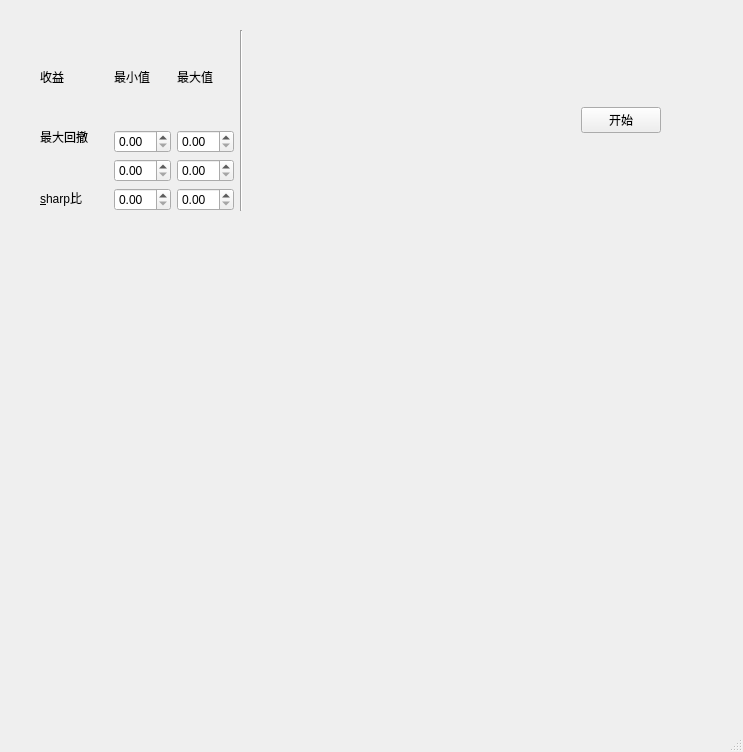
<?xml version="1.0" encoding="UTF-8"?>
<ui version="4.0">
 <class>MainWindow</class>
 <widget class="QMainWindow" name="MainWindow">
  <property name="geometry">
   <rect>
    <x>0</x>
    <y>0</y>
    <width>743</width>
    <height>752</height>
   </rect>
  </property>
  <property name="windowTitle">
   <string>MainWindow</string>
  </property>
  <widget class="QWidget" name="centralwidget">
   <widget class="QWidget" name="">
    <property name="geometry">
     <rect>
      <x>40</x>
      <y>30</y>
      <width>621</width>
      <height>181</height>
     </rect>
    </property>
    <layout class="QHBoxLayout" name="horizontalLayout">
     <item>
      <layout class="QVBoxLayout" name="verticalLayout">
       <item>
        <widget class="QLabel" name="label_6">
         <property name="sizePolicy">
          <sizepolicy hsizetype="Preferred" vsizetype="Preferred">
           <horstretch>0</horstretch>
           <verstretch>1</verstretch>
          </sizepolicy>
         </property>
         <property name="text">
          <string/>
         </property>
        </widget>
       </item>
       <item>
        <widget class="QLabel" name="label">
         <property name="sizePolicy">
          <sizepolicy hsizetype="Preferred" vsizetype="Preferred">
           <horstretch>0</horstretch>
           <verstretch>1</verstretch>
          </sizepolicy>
         </property>
         <property name="text">
          <string>收益</string>
         </property>
        </widget>
       </item>
       <item>
        <widget class="QLabel" name="label_2">
         <property name="sizePolicy">
          <sizepolicy hsizetype="Preferred" vsizetype="Preferred">
           <horstretch>0</horstretch>
           <verstretch>3</verstretch>
          </sizepolicy>
         </property>
         <property name="text">
          <string>最大回撤</string>
         </property>
        </widget>
       </item>
       <item>
        <widget class="QLabel" name="label_3">
         <property name="sizePolicy">
          <sizepolicy hsizetype="Preferred" vsizetype="Preferred">
           <horstretch>0</horstretch>
           <verstretch>1</verstretch>
          </sizepolicy>
         </property>
         <property name="text">
          <string>&amp;sharp比</string>
         </property>
         <property name="buddy">
          <cstring>doubleSpinBox_sharp_min</cstring>
         </property>
        </widget>
       </item>
      </layout>
     </item>
     <item>
      <spacer name="verticalSpacer">
       <property name="orientation">
        <enum>Qt::Vertical</enum>
       </property>
       <property name="sizeHint" stdset="0">
        <size>
         <width>20</width>
         <height>40</height>
        </size>
       </property>
      </spacer>
     </item>
     <item>
      <layout class="QGridLayout" name="gridLayout">
       <item row="0" column="0">
        <widget class="QLabel" name="label_5">
         <property name="text">
          <string>最小值</string>
         </property>
        </widget>
       </item>
       <item row="0" column="1">
        <widget class="QLabel" name="label_4">
         <property name="text">
          <string>最大值</string>
         </property>
        </widget>
       </item>
       <item row="1" column="0">
        <widget class="QDoubleSpinBox" name="doubleSpinBox_returns_min"/>
       </item>
       <item row="1" column="1">
        <widget class="QDoubleSpinBox" name="doubleSpinBox_returns_max"/>
       </item>
       <item row="2" column="0">
        <widget class="QDoubleSpinBox" name="doubleSpinBox_maxdrawdown_min"/>
       </item>
       <item row="2" column="1">
        <widget class="QDoubleSpinBox" name="doubleSpinBox_maxdrawdown_max"/>
       </item>
       <item row="3" column="0">
        <widget class="QDoubleSpinBox" name="doubleSpinBox_sharp_min"/>
       </item>
       <item row="3" column="1">
        <widget class="QDoubleSpinBox" name="doubleSpinBox_sharp_max"/>
       </item>
      </layout>
     </item>
     <item>
      <widget class="Line" name="line">
       <property name="orientation">
        <enum>Qt::Vertical</enum>
       </property>
      </widget>
     </item>
     <item>
      <spacer name="horizontalSpacer">
       <property name="orientation">
        <enum>Qt::Horizontal</enum>
       </property>
       <property name="sizeHint" stdset="0">
        <size>
         <width>200</width>
         <height>20</height>
        </size>
       </property>
      </spacer>
     </item>
     <item>
      <widget class="QPushButton" name="pushButton">
       <property name="text">
        <string>开始</string>
       </property>
      </widget>
     </item>
    </layout>
   </widget>
  </widget>
  <widget class="QMenuBar" name="menubar">
   <property name="geometry">
    <rect>
     <x>0</x>
     <y>0</y>
     <width>743</width>
     <height>23</height>
    </rect>
   </property>
  </widget>
  <widget class="QStatusBar" name="statusbar"/>
 </widget>
 <tabstops>
  <tabstop>pushButton</tabstop>
  <tabstop>doubleSpinBox_sharp_max</tabstop>
  <tabstop>doubleSpinBox_sharp_min</tabstop>
  <tabstop>doubleSpinBox_maxdrawdown_max</tabstop>
  <tabstop>doubleSpinBox_maxdrawdown_min</tabstop>
  <tabstop>doubleSpinBox_returns_max</tabstop>
  <tabstop>doubleSpinBox_returns_min</tabstop>
 </tabstops>
 <resources/>
 <connections/>
</ui>
